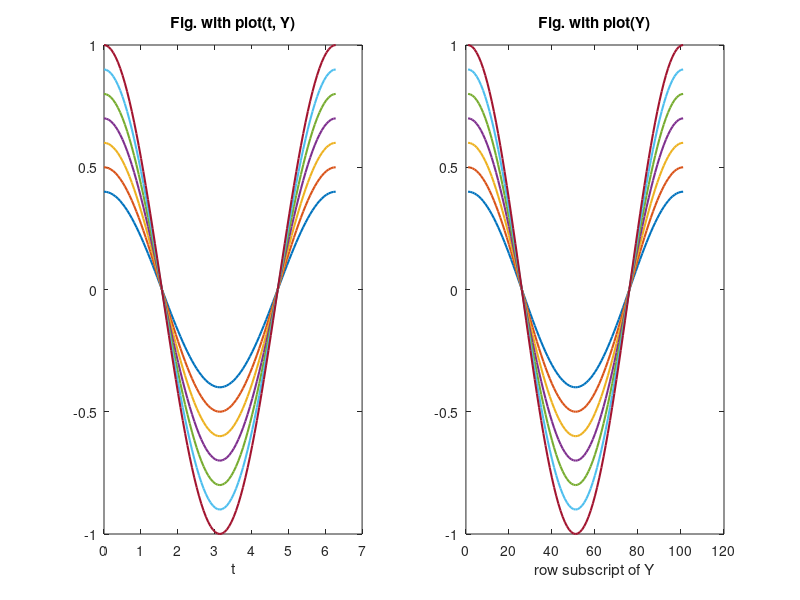

This figure's MATLAB source:
% 20130504 XY5111 22:30
% AbrahamX @ NWPU
% Just a simple MATLAB code on command "plot"
clf
t = (0: pi/50: 2*pi)';  % Column array
k = 0.4: 0.1: 1;  % Row array
Y = cos(t) * k;  % Y is a 107-by-1 matrix

% Plot
subplot(121)
plot(t, Y, 'LineWidth', 1.5)
title('Fig. with plot(t, Y)')
xlabel('t')
subplot(122)
plot(Y, 'LineWidth', 1.5)
title('Fig. with plot(Y)')
xlabel('row subscript of Y')  % You will find a different xlabel
